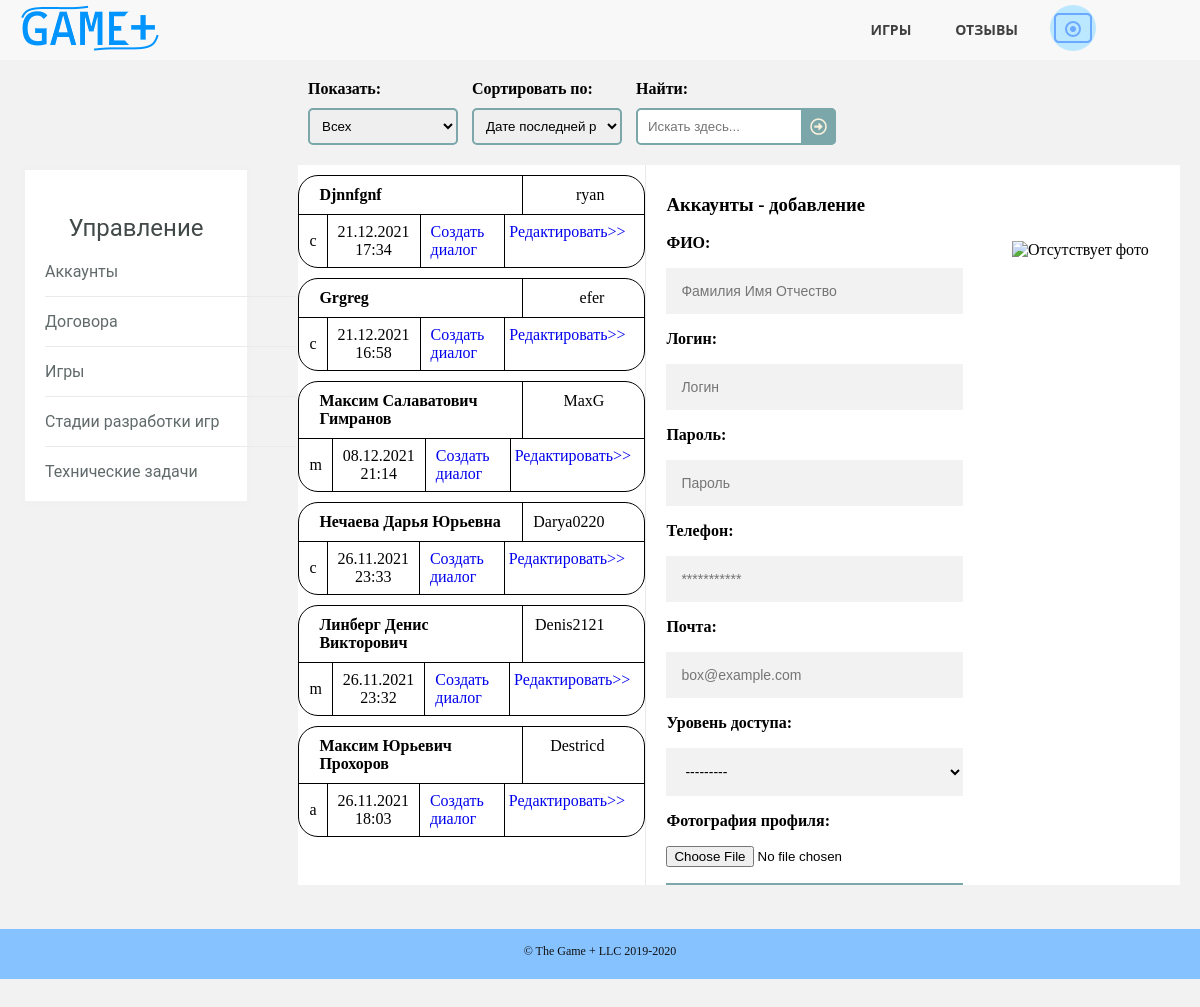
Screenshot of /control.html (signed in) with the database file from the repository.
### gameplusapp/models.py (models this page shows, shortened)
class Employee(models.Model):
    MY_CHOICES = (
        ('a', 'Админ'),
        ('m', 'Мастер'),
        ('c', 'Клиент')
    )
    full_name = models.CharField(max_length=50)
    phone = models.CharField(max_length=11)
    access_level = models.CharField(max_length=1, choices=MY_CHOICES)
    email = models.CharField(max_length=30)
    login = models.CharField(max_length=30, unique=True)
    password = models.CharField(max_length=30)
    reg_date = models.DateTimeField(default=timezone.now())
    avatar = models.ImageField(upload_to="static/images/users", null=True, blank=True)
    class Meta:
        ordering = ["-reg_date"]

### gameplusapp/views.py (the view, shortened to what this page needs)
# urls.py: path('control.html', ControlPage.as_view()),
class ControlPage(View):
    def get(self, request):
        new = False
        if "id_user" not in request.session:
            return HttpResponseRedirect('login.html')
        elif Employee.objects.get(id=request.session["id_user"]).access_level == 'c':
            return HttpResponseRedirect('contracts.html')
        elif Employee.objects.get(id=request.session["id_user"]).access_level == 'a':
            new = True
        g_avatar = get_del_account(request.session["id_user"]).avatar
        message = ''
        mod = "добавление"
        g_accounts = get_accounts()
        form = AccountsForm()
        form.fields['access_level'].choices = [('', '---------'), ('m', 'Мастер'), ('c', 'Клиент')]
        filtred = AccountsFilterForm(request.GET)
        if filtred.is_valid():
            if filtred.cleaned_data["search"]:
                g_accounts = g_accounts.filter(full_name__iregex=filtred.cleaned_data["search"])
            if filtred.cleaned_data["ordering"]:
                g_accounts = g_accounts.order_by(filtred.cleaned_data["ordering"])
            if filtred.cleaned_data["watching"]:
                g_accounts = g_accounts.filter(access_level=filtred.cleaned_data["watching"])
        context = {
            'g_accounts': g_accounts,
            'filtred': filtred,
            'form': form,
            'mod': mod,
            'new': new,
            'message': message,
            'g_avatar': g_avatar
        }
        return render(request, 'control.html', context=context)

### gameplusapp/forms.py
class AccountsFilterForm(forms.Form):
    watching = forms.ChoiceField(required=False, widget=forms.Select(attrs={
        'class': 'sortsel'
    }), choices=[
        ["", "Всех"],
        ["a", "Админов"],
        ["m", "Сотрудников"],
        ["c", "Клиентов"]
    ])
    ordering = forms.ChoiceField(required=False, widget=forms.Select(attrs={
        'class': 'sortsel'
    }), choices=[
        ["-reg_date", "Дате последней регистрации"],
        ["reg_date", "Дате первой регистрации"],
        ["full_name", "ФИО"],
        ["login", "Логинам"]
    ])
    search = forms.CharField(label="Найти:", required=False, widget=forms.TextInput(attrs={
        'placeholder': 'Искать здесь...'
    }))

class AccountsForm(forms.ModelForm):
    class Meta:
        model = Employee
        fields = ['full_name', 'phone', 'access_level', 'email', 'login', 'password', 'avatar']
        widgets = {
            "full_name": forms.TextInput(attrs={
                'placeholder': 'Фамилия Имя Отчество'
            }),
            "phone": forms.NumberInput(attrs={
                'placeholder': '***********'
            }),
            "email": forms.EmailInput(attrs={
                'placeholder': 'box@example.com'
            }),
            "login": forms.TextInput(attrs={
                'placeholder': 'Логин'
            }),
            "password": forms.PasswordInput(attrs={
                'placeholder': 'Пароль'
            }, render_value=True)
        }

### gameplusapp/function.py (called while the page is built)
def get_accounts():
    accounts = Employee.objects.all()
    return accounts

def get_del_account(pk):
    account = Employee.objects.get(id=pk)
    return account

### gameplusapp/templates/control.html (shortened to what this page needs)
<!DOCTYPE HTML>
<html>
	<head>
		<link rel="stylesheet" href="../static/css/pattern.css" />
		<link rel="stylesheet" href="../static/css/control.css" />
		<link rel="stylesheet" href="../static/css/allaccounts.css" />
	</head>
	<body>
		<header>
		  <nav>
		      <a href="/" class="logo"><img src="../static/images/logo.png" alt="логотип"></a>
			  <ul class="topmenu">
				<li><a href="/games.html">Игры</a></li>
				<li><a href="/reviews.html">Отзывы</a></li>
				<li><a class="submenu-link">
					{% if g_avatar == '' or g_avatar == None %}
					<img src="../static/images/avatar.png" alt="отсутствует аватарка">
					{% else %}
					<img src="../{{ g_avatar }}" alt="аватарка">
					{% endif %}
				</a>
				</li>
			  </ul>
		  </nav>
		</header>
        <section class="selections">
			<div class="functions">
				<form class="searchform" method="get">
					<div class="viewblock">
						<p><strong>Показать:</strong></p>
						<p>{{ filtred.watching }}</p>
					</div>
					<div class="sortblock">
						<p><strong>Сортировать по:</strong></p>
						<p>{{ filtred.ordering }}</p>
					</div>
					<div class="searchblock">
						<p><strong>Найти:</strong></p>
						<p>{{ filtred.search }}
						<button type="submit"></button></p>
					</div>
				</form>
			</div>
		</section>
		<section class="allgames">
			<div class="lists">
				<div class="sublinks">
					<div class="widget">
						<h3>Управление</h3>
						<ul>
						  	<li><a href="/control.html">Аккаунты</a></li>
						  	<li><a href="/contracts.html">Договора</a></li>
						  	<li><a href="/allgames.html">Игры</a></li>
							<li><a href="/game_states.html">Стадии разработки игр</a></li>
						  	<li><a href="/alltasks.html">Технические задачи</a></li>
						</ul>
					</div>
				</div>
                <div class="games">
					{% for account in g_accounts %}
					{% include 'control_one.html' %}
					{% endfor %}
				</div>
				{% if new or mod == "редактирование" %}
				<div class="info">
					<div class="name">
						<h3>Аккаунты - {{ mod }}</h3>
					</div>
					<div class="description">
						<p><img src="../{{ avatar }}" alt="Отсутствует фото" class="rightimg">
							<div class="userblock">
								<form class="userform" method="post" enctype="multipart/form-data">
								    <p><strong>ФИО:</strong></p>
								    <p class="form">{{ form.full_name }}</p>
									<p><strong>Логин:</strong></p>
								    <p class="form">{{ form.login }}</p>
									<p><strong>Пароль:</strong></p>
								    <p class="form">{{ form.password }}</p>
									<p><strong>Телефон:</strong></p>
								    <p class="form">{{ form.phone }}</p>
									<p><strong>Почта:</strong></p>
								    <p class="form">{{ form.email }}</p>
									<p><strong>Уровень доступа:</strong></p>
								    <p class="form">{{ form.access_level }}</p>
									<p><strong>Фотография профиля:</strong></p>
								    <p>{{ form.avatar }}</p>
								    <p class="form"><button type="submit">Отправить</button></p>
								</form>
							</div>
						</p>
					</div>
				</div>
				{% endif %}
			</div>
		</section>
	</body>
	<footer>
		<div class="copyright">
			<span>&copy; The Game + LLC 2019-2020</span>
		</div>
	</footer>
</html>

### gameplusapp/templates/control_one.html
{% block content %}
<div class="userone">
    <div class="usertag">
        <div class="username">
            <p>{{ account.full_name }}</p>
        </div>
        <div class="userlogin">
            <p>{{ account.login }}</p>
        </div>
    </div>
    <div class="userother">
        <div class="userrate">
            <p>{{ account.access_level }}</p>
        </div>
        <div class="userdate">
            <p>{{ account.reg_date|date:"d.m.Y H:i" }}</p>
        </div>
        <div class="userid">
            <a href="/messages.html/create/{{ account.id }}">Создать диалог</a>
        </div>
        <div class="more">
            <a href="/control.html/{{ account.id }}">Редактировать>></a>
        </div>
    </div>
</div>
{% endblock %}

### gameplusapp/static/css/pattern.css (style rules this page uses)
* { box-sizing: border-box; }
html { height: 100%; }
body { position:relative; min-height: 100%; margin: 0; background: #f2f2f2; }
header { position: relative; min-height: 60px; padding-top: 5px; background: rgba(255,255,255, .4); text-align: center; z-index: 1; }
header a { text-decoration: none; outline: none; display: inline-block; transition: .3s ease-in-out; }
.logo { float: left; color: #D5B45B; font-family: 'Playfair Display', serif; font-size: 2.5em; }
nav { display: block; padding: 0 20px; }
nav ul { list-style: none; margin: 0; padding: 0; float: right; }
.topmenu:after { content: ""; display: table; clear: both; }
.topmenu > li { width: 25%; float: left; position: relative; font-family: 'Open Sans', sans-serif; }
.topmenu > li > a { text-transform: uppercase; font-size: 14px; font-weight: bold; color: #404040; padding: 15px 30px; }
.submenu-link { padding: 0 30px !important; margin-left: 10px; }
.submenu-link > img { width: 46px; height: 46px; border-radius: 50%; object-fit:cover; }
footer { position:absolute; bottom: -50px; width: 100%; height: 50px; padding-top: 15px; background: #85c2ff; }
.copyright { font-size: 12px; text-align: center; color: #111111; }

### gameplusapp/static/css/control.css (style rules this page uses)
section { display: block; }
.functions { padding: 10px 20px 5px calc(20px + 24%); }
.viewblock, .sortblock, .searchblock, .back, .sublinks, .games, .info { display: inline-block; }
.viewblock, .sortblock { margin-right: 10px; }
.viewblock > p, .sortblock > p, .searchblock > p, .back > p { position: relative; margin: 10px 0; }
.sortsel { padding: 8px; border: 2px solid #7BA7AB; border-radius: 5px; width: 150px; }
.searchblock > p > input { width: 100%; padding: 9px 9px 9px 10px; border: 2px solid #7BA7AB; border-radius: 5px; outline: none; }
.searchblock > p > button { position: absolute; top: 0; right: 0px; padding: 9px; border: none; background: #7BA7AB; border-radius: 0 5px 5px 0; cursor: pointer; }
.searchblock > p > button:before { content: "\f35a"; font-family: 'Font Awesome 5 Free'; font-size: 17px; color: #F9F0DA; }
.sublinks, .games, .info { height: 720px; }
.games, .info { background-color: #FFFFFF; background-attachment: local; overflow: auto; }
.lists { padding: 5px 20px 40px 20px; }
.sublinks { width: 20%; float: left; }
.games { width: 30%; margin-left: 4%; border-right: 1px solid #eaeaea; }
.info { width: 46%; padding: 10px 20px; float: right; }
.form > input, .form > select, .form > textarea { outline: 0; background: #f2f2f2; width: 60%; border: 0; margin: 0; padding: 15px; box-sizing: border-box; font-size: 14px; }
.form > button { text-transform: uppercase; outline: 0; background: #7BA7AB; width: 60%; border: 0; padding: 15px; color: #FFFFFF; font-size: 14px; -webkit-transition: all 0.3 ease; transition: all 0.3 ease; cursor: pointer; }
.widget { padding: 20px; border: 5px solid #f1f1f1; background: #fff; border-radius: 5px; font-family: 'Roboto', sans-serif; }
.widget h3 { margin-bottom: 20px; text-align: center; font-size: 24px; font-weight: normal; color: #424949; }
.widget ul { margin: 0; padding: 0; list-style: none; width: 250px; }
.widget li { border-bottom: 1px solid #eaeaea; padding-bottom: 15px; margin-bottom: 15px; }
.widget li:last-child { border-bottom: none; margin-bottom: 0; padding-bottom: 0; }
.widget a { text-decoration: none; color: #616a6b; display: inline-block; }
.widget li:before { font-family: FontAwesome; font-size: 20px; vertical-align:bottom; color: #dd3333; margin-right: 14px; }

### rows the page displays
Employee: full_name "Djnnfgnf", login "ryan", access_level "c", reg_date "21.12.2021 17:34"
Employee: full_name "Grgreg", login "efer", access_level "c", reg_date "21.12.2021 16:58"
Employee: full_name "Максим Салаватович Гимранов", login "MaxG", access_level "m", reg_date "08.12.2021 21:14"
Employee: full_name "Нечаева Дарья Юрьевна", login "Darya0220", access_level "c", reg_date "26.11.2021 23:33"
Employee: full_name "Линберг Денис Викторович", login "Denis2121", access_level "m", reg_date "26.11.2021 23:32"
Employee: full_name "Максим Юрьевич Прохоров", login "Destricd", access_level "a", reg_date "26.11.2021 18:03"

### other values shown
{{ mod }} "добавление"
